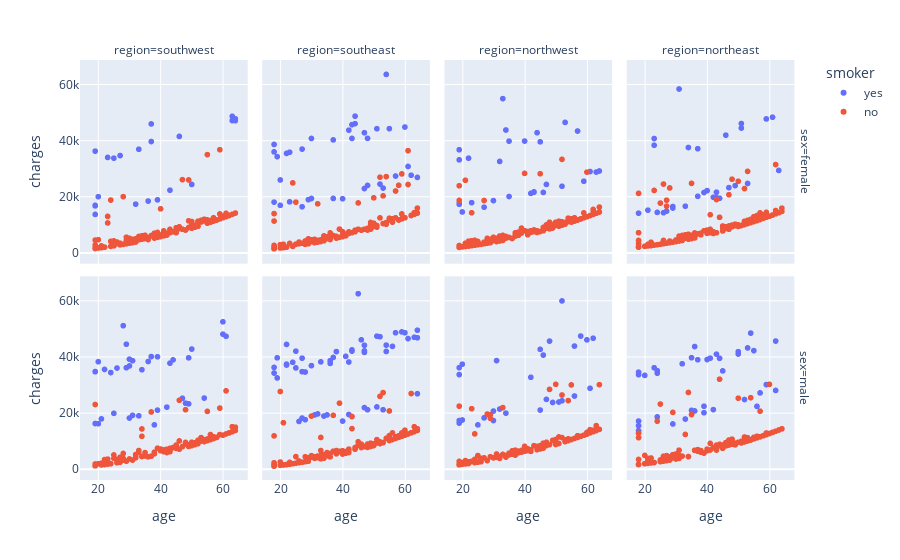

The cell this chart's notebook holds for it:
### Code cell
# for each sex, finding the relationship between charges and age
fig = px.scatter(df, x="age", y="charges", color="smoker", facet_col= "region", facet_row= 'sex')
fig.show()

### Figure 1 — Plotly figure (JSON) as saved in the notebook; plotly's stock layout.template omitted (floating-point values rounded to 4 significant figures; data arrays with more than 128 entries replaced by an {"elided": "..."} marker saying what was removed)
{"data": [{"hovertemplate": "smoker=yes<br>sex=female<br>region=southwest<br>age=%{x}<br>charges=%{y}<extra></extra>", "legendgroup": "yes", "marker": {"color": "#636efa", "symbol": "circle"}, "mode": "markers", "name": "yes", "showlegend": true, "type": "scattergl", "x": [19, 37, 64, 19, 63, 63, 27, 64, 19, 36, 33, 50, 37, 32, 39, 23, 43, 46, 20, 25, 19], "xaxis": "x5", "y": [16880.0, 39840.0, 47290.0, 17080.0, 48820.0, 47310.0, 34840.0, 47930.0, 13840.0, 18610.0, 37080.0, 24520.0, 46110.0, 17500.0, 19020.0, 34170.0, 22480.0, 41660.0, 20170.0, 33900.0, 36400.0], "yaxis": "y5"}, {"hovertemplate": "smoker=yes<br>sex=female<br>region=southeast<br>age=%{x}<br>charges=%{y}<extra></extra>", "legendgroup": "yes", "marker": {"color": "#636efa", "symbol": "circle"}, "mode": "markers", "name": "yes", "showlegend": false, "type": "scattergl", "x": [62, 53, 27, 61, 29, 18, 27, 40, 20, 30, 44, 54, 43, 47, 19, 52, 64, 44, 51, 30, 37, 37, 47, 18, 23, 57, 60, 48, 22, 55, 48, 43, 23, 18, 20, 42], "xaxis": "x6", "y": [27810.0, 23240.0, 16580.0, 30940.0, 19110.0, 36150.0, 37130.0, 19440.0, 17090.0, 19520.0, 48890.0, 63770.0, 45860.0, 42970.0, 34440.0, 24670.0, 27040.0, 46200.0, 44400.0, 40930.0, 40420.0, 19540.0, 23070.0, 38790.0, 36020.0, 27530.0, 45010.0, 40970.0, 35600.0, 44420.0, 24180.0, 40940.0, 18330.0, 18220.0, 26130.0, 43900.0], "yaxis": "y6"}, {"hovertemplate": "smoker=yes<br>sex=female<br>region=northwest<br>age=%{x}<br>charges=%{y}<extra></extra>", "legendgroup": "yes", "marker": {"color": "#636efa", "symbol": "circle"}, "mode": "markers", "name": "yes", "showlegend": false, "type": "scattergl", "x": [20, 57, 32, 42, 23, 63, 35, 34, 19, 59, 44, 40, 19, 33, 64, 43, 27, 46, 45, 35, 43, 22, 53, 19, 52, 19, 47, 30, 61], "xaxis": "x7", "y": [14710.0, 43580.0, 32730.0, 21350.0, 18030.0, 28950.0, 39980.0, 43940.0, 17470.0, 25680.0, 42980.0, 40000.0, 17750.0, 55140.0, 29330.0, 21770.0, 16420.0, 21680.0, 39730.0, 20230.0, 21880.0, 33910.0, 46660.0, 36900.0, 23890.0, 33310.0, 24540.0, 18770.0, 29140.0], "yaxis": "y7"}, {"hovertemplate": "smoker=yes<br>sex=female<br>region=northeast<br>age=%{x}<br>charges=%{y}<extra></extra>", "legendgroup": "yes", "marker": {"color": "#636efa", "symbol": "circle"}, "mode": "markers", "name": "yes", "showlegend": false, "type": "scattergl", "x": [34, 42, 23, 63, 40, 59, 53, 61, 39, 27, 44, 26, 31, 21, 29, 47, 37, 46, 49, 51, 43, 24, 51, 33, 23, 43, 37, 18, 29], "xaxis": "x8", "y": [37700.0, 19960.0, 38510.0, 29520.0, 22330.0, 47900.0, 24870.0, 48520.0, 21660.0, 15010.0, 19590.0, 14460.0, 58570.0, 15360.0, 16660.0, 23400.0, 37270.0, 42110.0, 24110.0, 46260.0, 19800.0, 14570.0, 44640.0, 16780.0, 40900.0, 21770.0, 20300.0, 14280.0, 16120.0], "yaxis": "y8"}, {"hovertemplate": "smoker=yes<br>sex=male<br>region=southwest<br>age=%{x}<br>charges=%{y}<extra></extra>", "legendgroup": "yes", "marker": {"color": "#636efa", "symbol": "circle"}, "mode": "markers", "name": "yes", "showlegend": false, "type": "scattergl", "x": [30, 31, 22, 28, 60, 48, 38, 19, 50, 19, 34, 26, 42, 54, 21, 29, 39, 30, 49, 37, 39, 29, 33, 30, 25, 44, 31, 24, 49, 47, 60, 36, 20, 61, 20, 19, 43], "xaxis": "x", "y": [36840.0, 38711, 35590.0, 51190.0, 48170.0, 23570.0, 15820.0, 34780.0, 42860.0, 16300.0, 35490.0, 36090.0, 22140.0, 25380.0, 17940.0, 36200.0, 21080.0, 39240.0, 23310.0, 40180.0, 40100.0, 44590.0, 19040.0, 18260.0, 19930.0, 39000.0, 19200.0, 34470.0, 39730.0, 25310.0, 52590.0, 38420.0, 16230.0, 47400.0, 38340.0, 34830.0, 37830.0], "yaxis": "y"}, {"hovertemplate": "smoker=yes<br>sex=male<br>region=southeast<br>age=%{x}<br>charges=%{y}<extra></extra>", "legendgroup": "yes", "marker": {"color": "#636efa", "symbol": "circle"}, "mode": "markers", "name": "yes", "showlegend": false, "type": "scattergl", "x": [27, 36, 36, 18, 28, 22, 63, 34, 48, 30, 42, 54, 46, 40, 25, 47, 43, 24, 64, 61, 51, 19, 42, 57, 43, 27, 41, 35, 27, 18, 53, 56, 32, 47, 60, 51, 54, 43, 47, 22, 22, 59, 37, 28, 47, 38, 25, 33, 19, 31, 52, 64, 64, 26, 45], "xaxis": "x2", "y": [39610.0, 38710.0, 37740.0, 34300.0, 17660.0, 37170.0, 47060.0, 18970.0, 21220.0, 36950.0, 19520.0, 44260.0, 46150.0, 17180.0, 42110.0, 21980.0, 42120.0, 38130.0, 46890.0, 46600.0, 22220.0, 32550.0, 38250.0, 48680.0, 42560.0, 34810.0, 40270.0, 19360.0, 18250.0, 36310.0, 21200.0, 43810.0, 19720.0, 44200.0, 48670.0, 47460.0, 42000.0, 18770.0, 42210.0, 37480.0, 44500.0, 48970.0, 39870.0, 34670.0, 41680.0, 41950.0, 36120.0, 38280.0, 39720.0, 19350.0, 47270.0, 49580.0, 26930.0, 17040.0, 62590.0], "yaxis": "y2"}, {"hovertemplate": "smoker=yes<br>sex=male<br>region=northwest<br>age=%{x}<br>charges=%{y}<extra></extra>", "legendgroup": "yes", "marker": {"color": "#636efa", "symbol": "circle"}, "mode": "markers", "name": "yes", "showlegend": false, "type": "scattergl", "x": [58, 45, 20, 30, 46, 19, 56, 19, 19, 31, 45, 52, 56, 61, 49, 48, 42, 60, 27, 25, 34, 51, 30, 47, 19, 20, 52, 62, 32], "xaxis": "x3", "y": [47500.0, 21100.0, 17560.0, 20750.0, 40720.0, 17350.0, 43920.0, 33750.0, 36220.0, 38750.0, 42760.0, 24390.0, 26110.0, 28870.0, 23810.0, 45700.0, 32790.0, 46130.0, 18310.0, 15820.0, 20010.0, 23970.0, 17360.0, 24920.0, 16450.0, 37470.0, 60020.0, 46720.0, 21470.0], "yaxis": "y3"}, {"hovertemplate": "smoker=yes<br>sex=male<br>region=northeast<br>age=%{x}<br>charges=%{y}<extra></extra>", "legendgroup": "yes", "marker": {"color": "#636efa", "symbol": "circle"}, "mode": "markers", "name": "yes", "showlegend": false, "type": "scattergl", "x": [35, 59, 56, 44, 18, 36, 35, 18, 50, 52, 54, 50, 55, 40, 24, 18, 39, 62, 23, 53, 33, 36, 41, 57, 18, 45, 37, 43, 29, 18, 20, 18, 32, 24, 24, 39, 42, 62], "xaxis": "x4", "y": [39770.0, 30180.0, 22410.0, 39560.0, 15520.0, 43750.0, 20980.0, 12830.0, 41100.0, 24870.0, 48550.0, 41920.0, 42300.0, 39130.0, 35150.0, 34620.0, 20150.0, 45710.0, 36190.0, 43250.0, 17900.0, 20770.0, 39600.0, 27220.0, 33730.0, 35070.0, 39050.0, 41030.0, 16140.0, 13750.0, 33480.0, 17180.0, 37610.0, 18650.0, 34250.0, 22460.0, 21260.0, 28100.0], "yaxis": "y4"}, {"hovertemplate": "smoker=no<br>sex=female<br>region=southwest<br>age=%{x}<br>charges=%{y}<extra></extra>", "legendgroup": "no", "marker": {"color": "#EF553B", "symbol": "circle"}, "mode": "markers", "name": "no", "showlegend": true, "type": "scattergl", "x": {"elided": "141 int values"}, "xaxis": "x5", "y": {"elided": "141 float values"}, "yaxis": "y5"}, {"hovertemplate": "smoker=no<br>sex=female<br>region=southeast<br>age=%{x}<br>charges=%{y}<extra></extra>", "legendgroup": "no", "marker": {"color": "#EF553B", "symbol": "circle"}, "mode": "markers", "name": "no", "showlegend": false, "type": "scattergl", "x": {"elided": "139 int values"}, "xaxis": "x6", "y": {"elided": "139 float values"}, "yaxis": "y6"}, {"hovertemplate": "smoker=no<br>sex=female<br>region=northwest<br>age=%{x}<br>charges=%{y}<extra></extra>", "legendgroup": "no", "marker": {"color": "#EF553B", "symbol": "circle"}, "mode": "markers", "name": "no", "showlegend": false, "type": "scattergl", "x": {"elided": "135 int values"}, "xaxis": "x7", "y": {"elided": "135 float values"}, "yaxis": "y7"}, {"hovertemplate": "smoker=no<br>sex=female<br>region=northeast<br>age=%{x}<br>charges=%{y}<extra></extra>", "legendgroup": "no", "marker": {"color": "#EF553B", "symbol": "circle"}, "mode": "markers", "name": "no", "showlegend": false, "type": "scattergl", "x": {"elided": "132 int values"}, "xaxis": "x8", "y": {"elided": "132 float values"}, "yaxis": "y8"}, {"hovertemplate": "smoker=no<br>sex=male<br>region=southwest<br>age=%{x}<br>charges=%{y}<extra></extra>", "legendgroup": "no", "marker": {"color": "#EF553B", "symbol": "circle"}, "mode": "markers", "name": "no", "showlegend": false, "type": "scattergl", "x": [23, 19, 56, 26, 55, 44, 37, 44, 38, 19, 19, 54, 49, 54, 46, 20, 32, 59, 40, 19, 27, 45, 25, 50, 29, 52, 64, 46, 35, 19, 64, 31, 25, 48, 19, 42, 35, 35, 39, 24, 59, 56, 48, 19, 61, 45, 19, 58, 63, 62, 28, 27, 52, 19, 43, 30, 58, 53, 24, 51, 33, 49, 56, 19, 47, 60, 53, 62, 19, 53, 26, 34, 23, 47, 61, 19, 21, 23, 45, 63, 36, 21, 57, 51, 40, 57, 50, 43, 41, 22, 22, 63, 38, 43, 46, 42, 35, 24, 48, 51, 54, 32, 56, 23, 53, 37, 26, 55, 34, 27, 50, 55, 42, 32, 59, 58, 28, 33, 19, 28, 45, 57, 20, 41, 34, 52], "xaxis": "x", "y": [1827.0, 1837.0, 10600.0, 2302.0, 20630.0, 7727.0, 4647.0, 7740.0, 6082.0, 1261.0, 1843.0, 10450.0, 8117.0, 10440.0, 7147.0, 1980.0, 5254.0, 12330.0, 7197.0, 1832.0, 4261.0, 7441.0, 3906.0, 8444.0, 2866.0, 9145.0, 13820.0, 24600.0, 4751.0, 1262.0, 14990.0, 3260.0, 5080.0, 8968.0, 23080.0, 5970.0, 5927.0, 4762.0, 7512.0, 1970.0, 21800.0, 10600.0, 9563.0, 1254.0, 12570.0, 8028.0, 1256.0, 11360.0, 13390.0, 12960.0, 3848.0, 2494.0, 9725.0, 1243.0, 7442.0, 3659.0, 11370.0, 10090.0, 1978.0, 9391.0, 6666.0, 8703.0, 12360.0, 1242.0, 8068.0, 12150.0, 11260.0, 12980.0, 1263.0, 10070.0, 3484.0, 11740.0, 2417.0, 8063.0, 27940.0, 1252.0, 2103.0, 3598.0, 7446.0, 13390.0, 4402.0, 1526.0, 10970.0, 8782.0, 6600.0, 11580.0, 8458.0, 6849.0, 6282.0, 3443.0, 1683.0, 15170.0, 5488.0, 6250.0, 10100.0, 7160.0, 4746.0, 1973.0, 21230.0, 8799.0, 9850.0, 4076.0, 10580.0, 3591.0, 11250.0, 20420.0, 2904.0, 10210.0, 14360.0, 3693.0, 9630.0, 10790.0, 5980.0, 4671.0, 12350.0, 11350.0, 5615.0, 6059.0, 1242.0, 3277.0, 8615.0, 10960.0, 1965.0, 6876.0, 4536.0, 10330.0], "yaxis": "y"}, {"hovertemplate": "smoker=no<br>sex=male<br>region=southeast<br>age=%{x}<br>charges=%{y}<extra></extra>", "legendgroup": "no", "marker": {"color": "#EF553B", "symbol": "circle"}, "mode": "markers", "name": "no", "showlegend": false, "type": "scattergl", "x": {"elided": "134 int values"}, "xaxis": "x2", "y": {"elided": "134 float values"}, "yaxis": "y2"}, {"hovertemplate": "smoker=no<br>sex=male<br>region=northwest<br>age=%{x}<br>charges=%{y}<extra></extra>", "legendgroup": "no", "marker": {"color": "#EF553B", "symbol": "circle"}, "mode": "markers", "name": "no", "showlegend": false, "type": "scattergl", "x": {"elided": "132 int values"}, "xaxis": "x3", "y": {"elided": "132 float values"}, "yaxis": "y3"}, {"hovertemplate": "smoker=no<br>sex=male<br>region=northeast<br>age=%{x}<br>charges=%{y}<extra></extra>", "legendgroup": "no", "marker": {"color": "#EF553B", "symbol": "circle"}, "mode": "markers", "name": "no", "showlegend": false, "type": "scattergl", "x": [37, 25, 23, 38, 43, 31, 31, 30, 52, 60, 18, 34, 26, 47, 27, 18, 22, 40, 47, 29, 49, 50, 30, 29, 18, 36, 58, 52, 54, 32, 57, 40, 63, 46, 33, 18, 44, 48, 48, 49, 25, 22, 26, 60, 56, 20, 43, 56, 51, 31, 46, 18, 38, 28, 46, 59, 21, 28, 36, 40, 64, 61, 48, 18, 53, 42, 21, 20, 45, 24, 31, 30, 27, 45, 60, 29, 25, 28, 59, 53, 61, 44, 54, 62, 49, 26, 27, 50, 44, 57, 46, 21, 54, 34, 20, 34, 47, 28, 25, 51, 22, 18, 55, 64, 49, 39, 63, 21, 55, 23, 41, 57, 45, 51, 18, 18, 41, 38, 58, 37, 58, 18, 18, 35, 61], "xaxis": "x4", "y": [6406.0, 2721.0, 2395.0, 6080.0, 8606.0, 6799.0, 4441.0, 3645.0, 11490.0, 30260.0, 1706.0, 27380.0, 3491.0, 10410.0, 4828.0, 1695.0, 4005.0, 6610.0, 9225.0, 4041.0, 9282.0, 9618.0, 4237.0, 20280.0, 1705.0, 6747.0, 11940.0, 9723.0, 10440.0, 4668.0, 11570.0, 6600.0, 13980.0, 8334.0, 12400.0, 3482.0, 8303.0, 10740.0, 8964.0, 9290.0, 2727.0, 2255.0, 2897.0, 12730.0, 11170.0, 1967.0, 6837.0, 11760.0, 9361.0, 3858.0, 8343.0, 1708.0, 6067.0, 3269.0, 8335.0, 12910.0, 3861.0, 4435.0, 6749.0, 7173.0, 14410.0, 13140.0, 10140.0, 1712.0, 11240.0, 7730.0, 2104.0, 1984.0, 8604.0, 17130.0, 5031.0, 5429.0, 3071.0, 7448.0, 12740.0, 5210.0, 3310.0, 4429.0, 12320.0, 10070.0, 13130.0, 8891.0, 10420.0, 13560.0, 8689.0, 4661.0, 4847.0, 25330.0, 32110.0, 11530.0, 9501.0, 3280.0, 25520.0, 4500.0, 4915.0, 4519.0, 8628.0, 4438.0, 23240.0, 9958.0, 2251.0, 1705.0, 11390.0, 14390.0, 9288.0, 5757.0, 13970.0, 2102.0, 10800.0, 2396.0, 9222.0, 20710.0, 8604.0, 9964.0, 1702.0, 12890.0, 6858.0, 6641.0, 11940.0, 6986.0, 11930.0, 1709.0, 11270.0, 19500.0, 13140.0], "yaxis": "y4"}], "layout": {"annotations": [{"font": {}, "showarrow": false, "text": "region=southwest", "x": 0.115, "xanchor": "center", "xref": "paper", "y": 1, "yanchor": "bottom", "yref": "paper"}, {"font": {}, "showarrow": false, "text": "region=southeast", "x": 0.365, "xanchor": "center", "xref": "paper", "y": 1, "yanchor": "bottom", "yref": "paper"}, {"font": {}, "showarrow": false, "text": "region=northwest", "x": 0.615, "xanchor": "center", "xref": "paper", "y": 1, "yanchor": "bottom", "yref": "paper"}, {"font": {}, "showarrow": false, "text": "region=northeast", "x": 0.865, "xanchor": "center", "xref": "paper", "y": 1, "yanchor": "bottom", "yref": "paper"}, {"font": {}, "showarrow": false, "text": "sex=male", "textangle": 90, "x": 0.98, "xanchor": "left", "xref": "paper", "y": 0.2425, "yanchor": "middle", "yref": "paper"}, {"font": {}, "showarrow": false, "text": "sex=female", "textangle": 90, "x": 0.98, "xanchor": "left", "xref": "paper", "y": 0.7575, "yanchor": "middle", "yref": "paper"}], "legend": {"title": {"text": "smoker"}, "tracegroupgap": 0}, "margin": {"t": 60}, "xaxis": {"anchor": "y", "domain": [0, 0.23], "title": {"text": "age"}}, "xaxis2": {"anchor": "y2", "domain": [0.25, 0.48], "matches": "x", "title": {"text": "age"}}, "xaxis3": {"anchor": "y3", "domain": [0.5, 0.73], "matches": "x", "title": {"text": "age"}}, "xaxis4": {"anchor": "y4", "domain": [0.75, 0.98], "matches": "x", "title": {"text": "age"}}, "xaxis5": {"anchor": "y5", "domain": [0, 0.23], "matches": "x", "showticklabels": false}, "xaxis6": {"anchor": "y6", "domain": [0.25, 0.48], "matches": "x", "showticklabels": false}, "xaxis7": {"anchor": "y7", "domain": [0.5, 0.73], "matches": "x", "showticklabels": false}, "xaxis8": {"anchor": "y8", "domain": [0.75, 0.98], "matches": "x", "showticklabels": false}, "yaxis": {"anchor": "x", "domain": [0, 0.485], "title": {"text": "charges"}}, "yaxis2": {"anchor": "x2", "domain": [0, 0.485], "matches": "y", "showticklabels": false}, "yaxis3": {"anchor": "x3", "domain": [0, 0.485], "matches": "y", "showticklabels": false}, "yaxis4": {"anchor": "x4", "domain": [0, 0.485], "matches": "y", "showticklabels": false}, "yaxis5": {"anchor": "x5", "domain": [0.515, 1], "matches": "y", "title": {"text": "charges"}}, "yaxis6": {"anchor": "x6", "domain": [0.515, 1], "matches": "y", "showticklabels": false}, "yaxis7": {"anchor": "x7", "domain": [0.515, 1], "matches": "y", "showticklabels": false}, "yaxis8": {"anchor": "x8", "domain": [0.515, 1], "matches": "y", "showticklabels": false}}}
